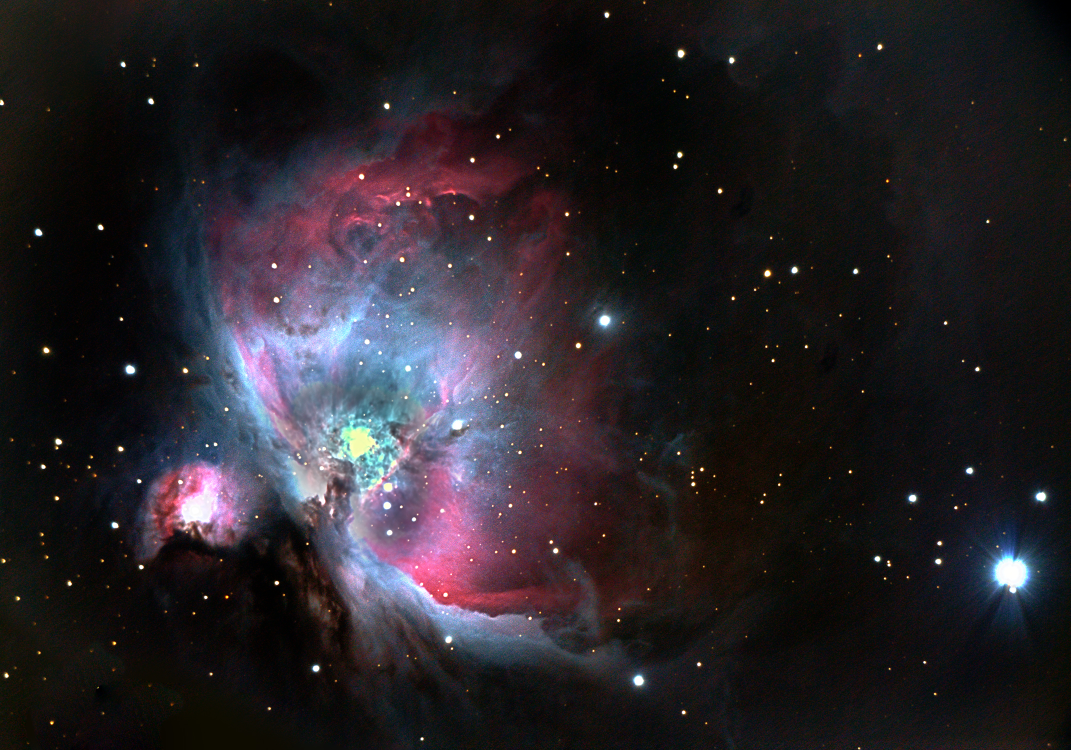
#> input picture Orion.jpg, 2142 x 1500 px (shown at 1/2 size)
$ python orion.py
#> lines starting #> are read from the running program, lines starting #| are printed output that depends on the picture
import matplotlib.pyplot as plt
import numpy as np
from scipy import interpolate
import shapely.geometry as geom
import h5py

img = plt.imread('Orion.jpg')
#> img is the input picture: shape (1500, 2142, 3); mean R, G, B 39.4, 34.9, 40.1
fig, ax = plt.subplots()
ax.imshow(img)

t0 = np.linspace(np.pi,np.pi/1.9, 100)
x0 = 305 + 40*np.cos(t0)
y0 = 1125 - 175*np.sin(t0)
ax.plot(x0, y0, '-', lw=2, color='c')

t1 = np.linspace(np.pi, np.pi/1.85,100)
x1 = 475 + 175*np.cos(t1)
y1 = 950 - 100*np.sin(t1)
ax.plot(x1, y1, '-', lw=2, color='c')

x = np.append(x0, x1)
y = np.append(y0, y1)

t2 = np.linspace(3*np.pi/2,np.pi, 100)
x2 = 450 + 100*np.cos(t2)
y2 = 500 - 350*np.sin(t2)
ax.plot(x2, y2, '-', lw=2, color='c')

x = np.append(x, x2)
y = np.append(y, y2)

t3 = np.linspace(np.pi+np.pi/6.5,np.pi/3.1, 100)
x3 = 440 + 100*np.cos(t3)
y3 = 450 - 100*np.sin(t3)
ax.plot(x3, y3, '-', lw=2, color='c')

x = np.append(x, x3)
y = np.append(y, y3)

t5 = np.linspace(4.9*np.pi/6,np.pi/6, 100)
x5 = 795 + 350*np.cos(t5)
y5 = 565 - 350*np.sin(t5)
ax.plot(x5, y5, '-', lw=2, color='c')

x = np.append(x, x5)
y = np.append(y, y5)

t6 = np.linspace(np.pi,3*np.pi/2, 100)
x6 = 1200 + 97*np.cos(t6)
y6 = 397 - 300*np.sin(t6)
ax.plot(x6, y6, '-', lw=2, color='c')

x = np.append(x, x6)
y = np.append(y, y6)

t7 = np.linspace(np.pi,3*np.pi/2, 100)
x7 = 1300 + 97*np.cos(t7)
y7 = 700 - 250*np.sin(t7)
ax.plot(x7, y7, '-', lw=2, color='c')

x = np.append(x, x7)
y = np.append(y, y7)

t8 = np.linspace(np.pi,3*np.pi/2, 100)
x8 = 1400 + 97*np.cos(t8)
y8 = 950 - 105*np.sin(t8)
ax.plot(x8, y8, '-', lw=2, color='c')

x = np.append(x, x8)
y = np.append(y, y8)

t9 = np.linspace(-np.pi/6,-2*np.pi/3, 100)
x9 = 1050 + 400*np.cos(t9)
y9 = 895 - 350*np.sin(t9)
ax.plot(x9, y9, '-', lw=2, color='c')

x = np.append(x, x9)
y = np.append(y, y9)

t10 = np.linspace(2*np.pi,3*np.pi/2, 100)
x10 = 710 + 130*np.cos(t10)
y10 = 1200 - 130*np.sin(t10)
ax.plot(x10, y10, '-', lw=2, color='c')

x = np.append(x, x10)
y = np.append(y, y10)

t11 = np.linspace(0,np.pi/5, 100)
x11 = 0 + 700*np.cos(t11)
y11 = 1330 - 530*np.sin(t11)
ax.plot(x11, y11, '-', lw=2, color='c')

x = np.append(x, x11)
y = np.append(y, y11)

t12 = np.linspace(2*np.pi-np.pi/12,12*np.pi/10, 100)
x12 = 455 + 110*np.cos(t12)
y12 = 1000 - 100*np.sin(t12)
ax.plot(x12, y12, '-', lw=2, color='c')

x = np.append(x, x12)
y = np.append(y, y12)

t13 = np.linspace(2*np.pi-np.pi/10,3*np.pi/2, 100)
x13 = 275 + 85*np.cos(t13)
y13 = 1025 - 100*np.sin(t13)
ax.plot(x13, y13, '-', lw=2, color='c')

x = np.append(x, x13)
y = np.append(y, y13)


spline_coords, figure_spline_part = interpolate.splprep([x, y], s=0)
figure_spline_part_manual = np.arange(0, 0.5, 0.01)
spline_curve = interpolate.splev(figure_spline_part, spline_coords)

curve_coords = []
for i in range(len(spline_curve[0])):
    curve_coords.append([spline_curve[0][i], spline_curve[1][i]])

polygon = geom.Polygon(curve_coords)
points_number_per_side = 700
x_pictures_limits = [1400, 0]
y_pictures_limits = [1400, 0]

points_coords = []
background_coords = []
for x_point_coord in np.linspace(*x_pictures_limits, points_number_per_side):
    for y_point_coord in np.linspace(*y_pictures_limits, points_number_per_side):
        p = geom.Point(x_point_coord, y_point_coord)
        if p.within(polygon):
             points_coords.append(x_point_coord)
             points_coords.append(y_point_coord)
        else:
            background_coords.append(x_point_coord)
            background_coords.append(y_point_coord)


x_p = np.array(points_coords[0::2]) / 1600
y_p = np.array(points_coords[1::2]) / 1600

x_bg = np.array(background_coords[0::2]) / 1600
y_bg = np.array(background_coords[1::2]) / 1600


########################################################
float_type = np.float64
int_type = np.int32
box_size = 1.2


m_0 = 2*1.6735575e-24 # масса молекулы водорода в граммах
n_0 = 2*10**5 # характерная концентрация частиц в частицах на куб. см

m_unit = 2*10**33 # единица массы (солнечная масса)
len_unit = 9.460e17 # единица длины (1 парсек)
vel_unit = 100 # единица скорости (1 м/с)

len_nebulas_x = 1
len_nebulas_y = 1
square_nebulas = len_nebulas_x * len_nebulas_y / len(x_p)

scale_0 = 0.1 * len_unit # характерная толщина туманности
rho_gass_in_square = m_0 * n_0 * scale_0
gas_mass = rho_gass_in_square * square_nebulas

gas_part_num = len(x_p)
gas_coords = np.zeros([gas_part_num, 3], dtype=float_type)
gas_vel = np.zeros([gas_part_num, 3], dtype=float_type)
gas_masses = np.zeros(gas_part_num, dtype=float_type)

for i in range(len(x_p)):
    gas_coords[i, 0] = x_p[i]
    gas_coords[i, 1] = y_p[i]

    gas_vel[i, 0] = float_type(0.001)
    gas_vel[i, 1] = float_type(0.0)

    gas_masses[i] = gas_mass


##############################################
background_parts = 500

m_bg = 2*1.6735575e-24 # масса молекулы вакуума
n_bg = 2*10**1 # характерная концентрация частиц в вакууме

square_bg = box_size**2 / background_parts

scale_0 = 0.1 * len_unit # характерная толщина туманности
rho_bg_in_square = m_bg * n_bg * scale_0
bg_mass = rho_bg_in_square * square_bg

bg_coords = np.zeros([background_parts, 3], dtype=float_type)
bg_velocity = np.zeros([background_parts, 3], dtype=float_type)
bg_masses =  np.zeros(background_parts, dtype=float_type)

step = int(len(x_bg) / background_parts)

for i in range(background_parts):
    bg_coords[i, 0] = x_bg[i*step]
    bg_coords[i, 1] = y_bg[i*step]

    bg_masses[i] = bg_mass

all_parts = gas_part_num + background_parts
all_coords = np.zeros([all_parts, 3], dtype=float_type)
all_velocity = np.zeros([all_parts, 3], dtype=float_type)

for i in range(all_parts):
    if i < gas_part_num:
        all_coords[i, :] = gas_coords[i, :]
        all_velocity[i, :] = gas_vel[i, :]
    else:
        all_coords[i, :] = bg_coords[i-gas_part_num, :]
        all_velocity[i, :] = bg_velocity[i-gas_part_num, :]
#> `# plt.savefig("orion.png")`:
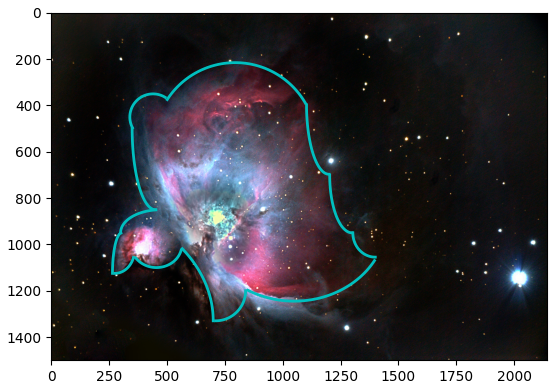
#> figure drawn by matplotlib, 1 panel

all_mass = np.append(gas_masses, bg_mass)


##############################################
IC = h5py.File('./Orion.hdf5', 'w')
header = IC.create_group("Header")
part0 = IC.create_group("PartType0")

KEY_STUB = 0
KEY_STUB_ARRAY = np.ones(6, dtype = int_type)
num_part = np.array([all_parts, 0, 0, 0, 0, 0], dtype=int_type)
header.attrs.create("NumPart_ThisFile", num_part)
header.attrs.create("NumPart_Total_HighWord", np.zeros(6, dtype=int_type))
header.attrs.create("NumPart_Total", num_part)
header.attrs.create("MassTable", KEY_STUB_ARRAY)
header.attrs.create("Time", KEY_STUB)
header.attrs.create("BoxSize", box_size)
header.attrs.create("Redshift", KEY_STUB)
header.attrs.create("Omega0", KEY_STUB)
header.attrs.create("OmegaB", KEY_STUB)
header.attrs.create("OmegaLambda", KEY_STUB)
header.attrs.create("HubbleParam", KEY_STUB)
header.attrs.create("Flag_Sfr", KEY_STUB)
header.attrs.create("Flag_Cooling", KEY_STUB)
header.attrs.create("Flag_StellarAge", KEY_STUB)
header.attrs.create("Flag_Metals", KEY_STUB)
header.attrs.create("Flag_Feedback", KEY_STUB)
header.attrs.create("NumFilesPerSnapshot", KEY_STUB)
header.attrs.create("Flag_DoublePrecision", 1)

part0.create_dataset("ParticleIDs", data=np.arange(0, all_parts))
part0.create_dataset("Coordinates", data=all_coords)
part0.create_dataset("Velocities", data=all_velocity)
part0.create_dataset("Masses", data=all_mass)

IC.close()


# [29 lines of commented-out code are left out]
